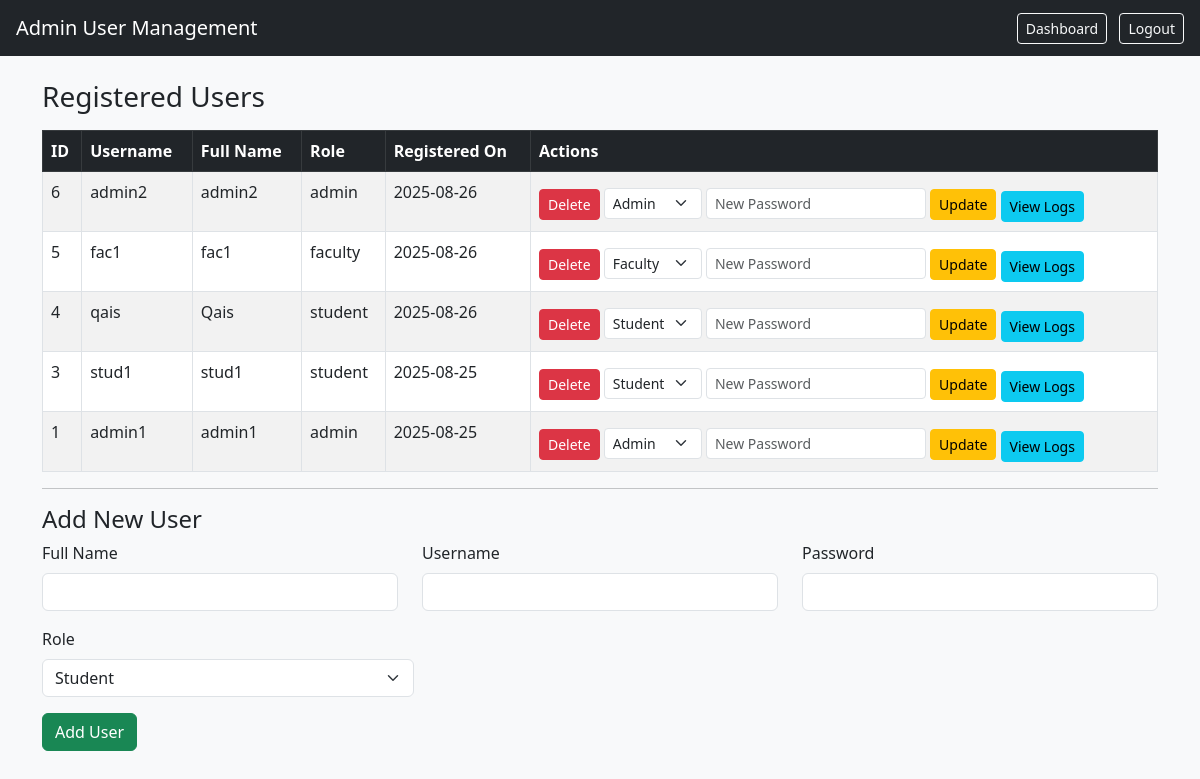
Page /admin/users (signed in) on the committed database.
### app/models.py (models this page shows, shortened)
class User(UserMixin, db.Model):
    __tablename__ = 'users'
    id = db.Column(db.Integer, primary_key=True)
    username = db.Column(db.String(100), unique=True, nullable=False)  # stored lowercase
    full_name = db.Column(db.String(150), nullable=False)
    password_hash = db.Column(db.String(200), nullable=False)
    role = db.Column(db.String(20), nullable=False)  # 'admin' | 'faculty' | 'student'
    face_embedding = db.Column(db.LargeBinary, nullable=True)
    created_at = db.Column(db.DateTime, default=datetime.utcnow)
    attendance_logs = db.relationship(
        'AttendanceLog',
        backref='user',
        lazy='dynamic',
        cascade='all, delete-orphan',
        passive_deletes=True  # don't try to NULL the FK
    )

### app/routes/admin.py (the view)
@admin_bp.route('/users', methods=['GET'])
@login_required
def view_users():
    if not is_admin():
        return "Unauthorized", 403
    users = User.query.order_by(User.created_at.desc()).all()
    return render_template('admin/manage_users.html', users=users)

### app/models.py (called while the page is built)
@login_manager.user_loader
def load_user(user_id):
    return User.query.get(int(user_id))

### app/routes/admin.py (called while the page is built)
def is_admin():
    return current_user.is_authenticated and current_user.role == 'admin'

### app/templates/admin/manage_users.html (shortened to what this page needs)
<!DOCTYPE html>
<html lang="en">
<head>
    <link href="https://cdn.jsdelivr.net/npm/bootstrap@5.3.0/dist/css/bootstrap.min.css" rel="stylesheet">
</head>
<body class="bg-light">
<nav class="navbar navbar-expand-lg navbar-dark bg-dark px-3">
    <span class="navbar-brand">Admin User Management</span>
    <div class="ms-auto">
        <a href="{{ url_for('dashboard.dashboard_home') }}" class="btn btn-outline-light btn-sm me-2">Dashboard</a>
        <a href="{{ url_for('auth.logout') }}" class="btn btn-outline-light btn-sm">Logout</a>
    </div>
</nav>
<div class="container mt-4">
    <h3>Registered Users</h3>
    <table class="table table-bordered table-striped mt-3">
        <thead class="table-dark">
            <tr>
                <th>ID</th>
                <th>Username</th>
                <th>Full Name</th>
                <th>Role</th>
                <th>Registered On</th>
                <th>Actions</th>
            </tr>
        </thead>
        <tbody>
            {% for user in users %}
            <tr>
                <td>{{ user.id }}</td>
                <td>{{ user.username }}</td>
                <td>{{ user.full_name }}</td>
                <td>{{ user.role }}</td>
                <td>{{ user.created_at.strftime('%Y-%m-%d') }}</td>
                <td>
                    <form method="POST" action="{{ url_for('admin.delete_user', user_id=user.id) }}" style="display:inline-block;">
                        <button type="submit" class="btn btn-sm btn-danger" onclick="return confirm('Delete {{ user.username }}?')">Delete</button>
                    </form>
                    <form method="POST" action="{{ url_for('admin.edit_user', user_id=user.id) }}" class="d-inline-block mt-1">
                        <select name="role" class="form-select form-select-sm d-inline w-auto" required>
                            <option value="student" {% if user.role == 'student' %}selected{% endif %}>Student</option>
                            <option value="faculty" {% if user.role == 'faculty' %}selected{% endif %}>Faculty</option>
                            <option value="admin" {% if user.role == 'admin' %}selected{% endif %}>Admin</option>
                        </select>
                        <input type="password" name="password" placeholder="New Password" class="form-control form-control-sm d-inline w-auto my-1">
                        <button type="submit" class="btn btn-sm btn-warning">Update</button>
                    </form>
                    <a href="{{ url_for('admin.view_user_logs', user_id=user.id) }}" class="btn btn-sm btn-info mt-1">View Logs</a>
                </td>
            </tr>
            {% endfor %}
        </tbody>
    </table>
    <hr>
    <h4>Add New User</h4>
    <form method="POST" action="{{ url_for('admin.add_user') }}">
        <div class="row">
            <div class="col-md-4 mb-3">
                <label class="form-label">Full Name</label>
                <input type="text" class="form-control" name="full_name" required>
            </div>
            <div class="col-md-4 mb-3">
                <label class="form-label">Username</label>
                <input type="text" class="form-control" name="username" required>
            </div>
            <div class="col-md-4 mb-3">
                <label class="form-label">Password</label>
                <input type="password" class="form-control" name="password" required>
            </div>
        </div>
        <div class="col-md-4 mb-3">
            <label class="form-label">Role</label>
            <select class="form-select" name="role" required>
                <option value="student">Student</option>
            </select>
        </div>
        <div class="mb-3">
            <button type="submit" class="btn btn-success">Add User</button>
        </div>
    </form>
</div>
</body>
</html>

### rows in the picture
User: id "6", username "admin2", full_name "admin2", role "admin", created_at "2025-08-26", role "Admin"
User: id "5", username "fac1", full_name "fac1", role "faculty", created_at "2025-08-26", role "Faculty"
User: id "4", username "qais", full_name "Qais", role "student", created_at "2025-08-26", role "Student"
User: id "3", username "stud1", full_name "stud1", role "student", created_at "2025-08-25", role "Student"
User: id "1", username "admin1", full_name "admin1", role "admin", created_at "2025-08-25", role "Admin"
